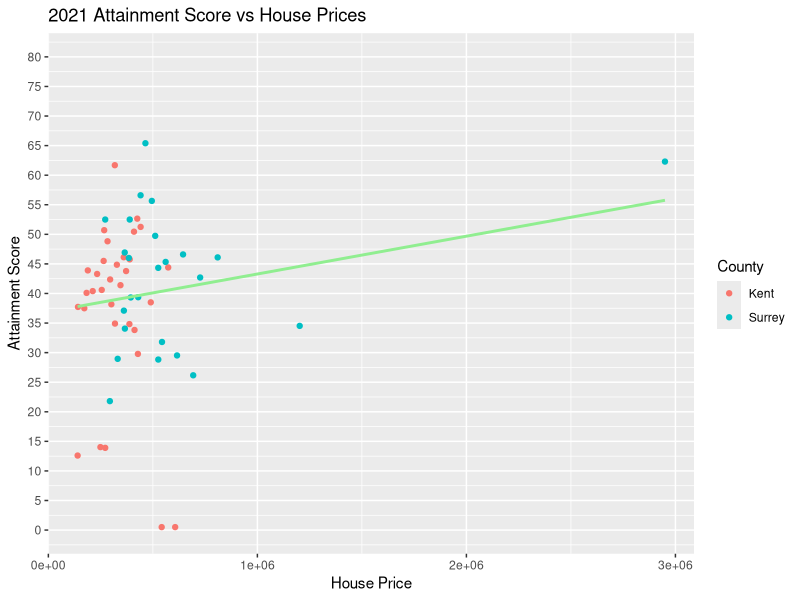

This chart was generated by the following R code:
library(tidyverse)
library(dplyr)
library(lubridate)
library(ggplot2)


setwd("C:/Users/aasis/Desktop/DataScience-Assignment")

#importing the cleaned house prices
cleaned_houseprices= read_csv('Clean-data/Cleaned House Prices.csv') 

#importing the cleaned school dataset
cleaned_school_dataset= read_csv('Clean-data/Cleaned School Dataset.csv')

#grouping house prices by town and county and finding average price for each group
grouped_house_prices = cleaned_houseprices %>%
  filter(`Date of Transfer`=="2021") %>%
  group_by(`Town/City`,County) %>%
  mutate(`Town/City` = tolower(`Town/City`)) %>% #converting the town from uppercase to all lowercase
  summarise(Price=mean(Price))


#grouping school data by town and county and finding average score for each group
grouped_school_dataset = cleaned_school_dataset %>%
  filter(`Year`=="2021") %>%
  group_by(`Town`,County) %>%
  mutate(Town= tolower(Town)) %>%  #converting the town from to all lowercase
  summarise(`Attainment Score`=mean(`Attainment Score`))


#joining school data and house price data in a single table
school_houseprice_data = grouped_school_dataset %>% 
  left_join(grouped_house_prices,by=c("Town"="Town/City")) %>% 
  na.omit #removing rows with null value

#creating a linear model 
l_model = lm(data=school_houseprice_data, `Attainment Score`~Price) #this model predicts Average attainment score as a function of Average house prices

#showing summary of the Linear Model
summary(l_model) 

#creating the linear model graph
ggplot(school_houseprice_data,aes(x=Price,y= `Attainment Score`)) +
  scale_y_continuous(limits=c(0,80), breaks = seq(0,80,5))+ #setting limits and breaks
  geom_point(data = filter(school_houseprice_data,County.x=="Kent"),aes(color=c("Red"="Kent")))+ #setting color as red for Kent's data point
  geom_point(data = filter(school_houseprice_data,County.x=="Surrey"), aes(color=c("Blue"="Surrey"))) + #setting color as blye for Surrey's data point
  geom_smooth(method=lm,se=FALSE,color="lightgreen")+ #adding linear regression line and omitting error bands 
  labs(x="House Price",
       y="Attainment Score",
       title="2021 Attainment Score vs House Prices",color="County") #setting labels
